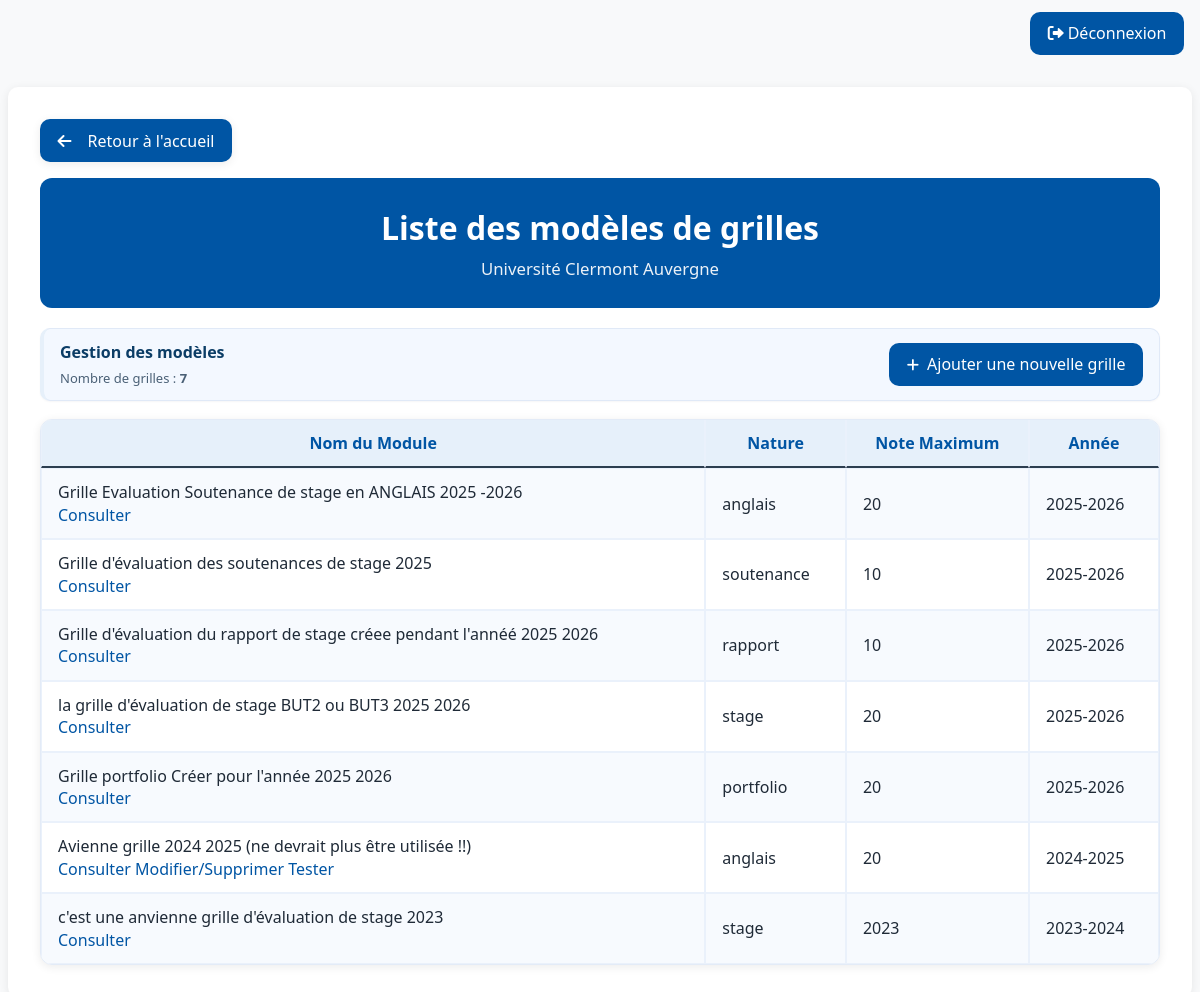
The app's page /soutenances/index.php?action=grids (signed in) with its own data.
### tables this page shows
CREATE TABLE `modelesgrilleeval` (
  `IdModeleEval` smallint(6) NOT NULL,
  `natureGrille` enum('ANGLAIS','SOUTENANCE','RAPPORT','STAGE','PORTFOLIO') NOT NULL,
  `noteMaxGrille` float DEFAULT NULL CHECK (`noteMaxGrille` > 0),
  `nomModuleGrilleEvaluation` varchar(80) NOT NULL,
  `anneeDebut` smallint(6) NOT NULL
);

### soutenances/controllers/GridController.php (called while the page is built, shortened)
<?php
require_once("models/GridModel.php");
function indexGrid($pdo) {
    require("views/grid/grid.php");
}
?>

### soutenances/models/GridModel.php (called while the page is built, shortened)
<?php
function getAllGrids($pdo) {
    $sql = "SELECT m.idModeleEval AS id, m.natureGrille AS nature, m.nomModuleGrilleEvaluation AS nom,
                   m.noteMaxGrille AS note_max, CONCAT(m.anneeDebut, '-', m.anneeDebut + 1) AS annee,
                   COALESCE(e1.cnt, 0) + COALESCE(e2.cnt, 0) + COALESCE(e3.cnt, 0) + COALESCE(e4.cnt, 0) + COALESCE(e5.cnt, 0) AS nb_utilisations
            FROM ModelesGrilleEval m
            LEFT JOIN (SELECT IdModeleEval, COUNT(*) as cnt FROM EvalStage GROUP BY IdModeleEval) e1 ON m.idModeleEval = e1.IdModeleEval
            LEFT JOIN (SELECT IdModeleEval, COUNT(*) as cnt FROM EvalRapport GROUP BY IdModeleEval) e2 ON m.idModeleEval = e2.IdModeleEval
            LEFT JOIN (SELECT IdModeleEval, COUNT(*) as cnt FROM EvalSoutenance GROUP BY IdModeleEval) e3 ON m.idModeleEval = e3.IdModeleEval
            LEFT JOIN (SELECT IdModeleEval, COUNT(*) as cnt FROM EvalPortfolio GROUP BY IdModeleEval) e4 ON m.idModeleEval = e4.IdModeleEval
            LEFT JOIN (SELECT IdModeleEval, COUNT(*) as cnt FROM EvalAnglais GROUP BY IdModeleEval) e5 ON m.idModeleEval = e5.IdModeleEval
            ORDER BY m.anneeDebut DESC, m.natureGrille";
    $results = $pdo->query($sql)->fetchAll(PDO::FETCH_ASSOC);
    foreach ($results as $key => $grid) {
        if (isset($grid['nature'])) {
            $results[$key]['nature'] = convertNatureFromDB($grid['nature']);
        }
    }
    return $results;
}
function convertNatureFromDB($natureDB) {
    $mapping = ['ANGLAIS ' => 'anglais', 'SOUTENANCE' => 'soutenance', 'RAPPORT' => 'rapport', ' STAGE' => 'stage', ' PORTFOLIO' => 'portfolio'];
    return $mapping[$natureDB] ?? strtolower(trim($natureDB));
}
?>

### soutenances/views/grid/grid.php (the view, shortened to what this page needs)
<!DOCTYPE html>
<html>
<head>
    <link rel="stylesheet" href="assets/css/style.css?v=<?php echo time(); ?>">
    <link rel="stylesheet" href="assets/style/style.css">
    <link rel="stylesheet" href="https://cdnjs.cloudflare.com/ajax/libs/font-awesome/6.0.0/css/all.min.css">
</head>
<body>
    <?php if (isset($_SESSION['user_info'])): ?>
    <div class="topbar">
        <a href="index.php?action=logout" class="btn btn-uca"><i class="fas fa-sign-out-alt me-1"></i>Déconnexion</a>
    </div>
    <?php endif; ?>
    <div class="container-main">
        <div class="page-actions">
                <a class="btn-back" href="index.php?action=accueil">Retour à l'accueil</a>
        </div>
        <div class="page-header">
            <h1>Liste des modèles de grilles</h1>
            <p class="subtitle">Université Clermont Auvergne</p>
        </div>
        <div class="cta-card">
            <div class="cta-text">
                <span class="cta-title">Gestion des modèles</span>
                <span class="cta-sub">Nombre de grilles&nbsp;: <strong><?php $grids = getAllGrids($pdo); echo count($grids); ?></strong></span>
            </div>
            <div class="cta-actions">
                <a href="index.php?action=add" class="btn btn-uca btn-add"><i class="fa fa-plus"></i>Ajouter une nouvelle grille</a>
            </div>
        </div>
        <div class="table-card" style="margin-top: 8px;">
            <div class="table-responsive">
        <?php if (!empty($grids) && is_array($grids)): ?>
            <table class="table table-striped table-bordered align-middle mb-0">
                <thead>
                    <tr>
                        <th>Nom du Module</th>
                        <th>Nature</th>
                        <th>Note Maximum</th>
                        <th>Année</th>
                    </tr>
                </thead>
                <tbody>
                    <?php foreach ($grids as $grid): ?>
                        <tr>
                            <td>
                                <?php echo htmlspecialchars($grid['nom'] ?? 'N/A'); ?>
                                <div class="margin-top">
                                    <a href="index.php?action=consulter&id=<?php echo urlencode($grid['id']); ?>&nom=<?php echo urlencode($grid['nom']); ?>"
                                       class="btn-small btn-consult">Consulter</a>
                                    <?php if (isset($grid['nb_utilisations']) && $grid['nb_utilisations'] == 0): ?>
                                        <a href="index.php?action=modify&id=<?php echo urlencode($grid['id']); ?>"
                                           class="btn-small btn-modify">Modifier/Supprimer</a>
                                        <a href="index.php?action=tester&id=<?php echo urlencode($grid['id']); ?>&nom=<?php echo urlencode($grid['nom']); ?>"
                                           class="btn-small btn-test">Tester</a>
                                    <?php endif; ?>
                                </div>
                            </td>
                            <td><?php echo htmlspecialchars($grid['nature'] ?? 'N/A'); ?></td>
                            <td><?php echo htmlspecialchars($grid['note_max'] ?? 'N/A'); ?></td>
                            <td><?php echo htmlspecialchars($grid['annee'] ?? 'N/A'); ?></td>
                        </tr>
                    <?php endforeach; ?>
                </tbody>
            </table>
        <?php endif; ?>
        </div>
        </div>
    </div>
</body>
</html>

### soutenances/assets/style/style.css (style rules this page uses)
:root { --uca-blue:#0055a4; --uca-light-blue:#e6f0fa; --uca-dark-blue:#003366; --uca-bg:#f8f9fa; --uca-text:#1f2a37; --card-shadow:0 2px 10px rgba(0,0,0,.08); --uca-field-width: 720px; }
html,body { height:100%; }
body { background:var(--uca-bg); color:var(--uca-text); font-family:'Segoe UI', Tahoma, Geneva, Verdana, sans-serif; line-height:1.4; }
.container-main { background:#fff; border-radius:10px; box-shadow:var(--card-shadow); padding:2rem; margin:2rem auto; max-width:1200px; }
.page-header { background: var(--uca-blue); color:#fff; padding:1.75rem; border-radius:12px; margin-bottom:1.25rem; text-align:center; }
.page-header h1,.page-header h2,.page-header h3 { color:#fff; margin:0 0 .35rem; font-weight:700; }
.page-header .subtitle { color: rgba(255,255,255,.92); margin:0; font-size:1.05rem; }
.btn-uca { background:var(--uca-blue); border:none; color:#fff; padding:.65rem 1.1rem; border-radius:10px; font-weight:400; transition:all .2s ease; text-decoration:none; }
.table thead th { border-top:none; font-weight:600; color:var(--uca-blue); background-color: var(--uca-light-blue); border-bottom: 2px solid #2c3e50; }
.table-striped tbody tr:nth-of-type(odd) { background-color:#f7fafe; }
h1, h2, h3 { color: var(--uca-blue); font-weight: 600; }
a { color: var(--uca-blue); text-decoration: none; }
.topbar { max-width:1200px; margin:12px auto 0; padding:0 8px; display:flex; align-items:center; justify-content:space-between; }
.page-actions { display:flex; align-items:center; justify-content:flex-start; gap:.75rem; margin:0 0 1rem; }
.btn-back { display:inline-flex; align-items:center; gap:.5rem; background:var(--uca-blue); color:#fff; border:none; border-radius:10px; padding:.65rem 1.1rem; font-weight:700; text-decoration:none; box-shadow: var(--card-shadow); }
.btn-back { font-weight:400; }
.btn-back::before { font-family: "Font Awesome 6 Free"; font-weight: 900; content: "\f060"; margin-right: .5rem; }
.table { width:100%; border-collapse: separate; border-spacing:0; }
.table td, .table th { padding:.75rem 1rem; vertical-align: middle; }
.table-bordered th, .table-bordered td { border:1px solid #eaf1fb; }
.table-card { background:#fff; border:1px solid #e3ebf7; border-radius:12px; box-shadow: var(--card-shadow); overflow:hidden; }
.table-card .table { margin-bottom:0; }
.table-card .table-bordered { border:0; border-radius:0; }
.me-1 { margin-right:.25rem; }

### soutenances/views/grid/grid.php (style rules this page uses)
.cta-card { display:flex;align-items:center;justify-content:space-between;gap:16px;background:#f3f8ff;border:1px solid #e0e9f7;border-left:4px solid var(--uca-light-blue,#2f80ed);border-radius:10px;padding:12px 16px;margin:12px 0 18px;box-shadow:0 1px 2px rgba(16,24,40,.04) }
.cta-card .cta-text { color:#0b3d66 }
.cta-card .cta-title { display:block;font-weight:600;margin-bottom:2px }
.cta-card .cta-sub { font-size:13px;color:#4a6076 }
.cta-actions { display:flex;align-items:center;gap:10px }
.btn-add { display:inline-flex;align-items:center;gap:8px }
.btn-add .fa { font-size:14px }

### records on screen
modelesgrilleeval: nomModuleGrilleEvaluation "Grille Evaluation Soutenance de stage en ANGLAIS 2025 -2026", nature "anglais", noteMaxGrille "20", annee "2025-2026"
modelesgrilleeval: nomModuleGrilleEvaluation "Grille d'évaluation des soutenances de stage 2025", nature "soutenance", noteMaxGrille "10", annee "2025-2026"
modelesgrilleeval: nomModuleGrilleEvaluation "Grille d'évaluation du rapport de stage créee pendant l'annéé 2025 2026", nature "rapport", noteMaxGrille "10", annee "2025-2026"
modelesgrilleeval: nomModuleGrilleEvaluation "la grille d'évaluation de stage BUT2 ou BUT3 2025 2026", nature "stage", noteMaxGrille "20", annee "2025-2026"
modelesgrilleeval: nomModuleGrilleEvaluation "Grille portfolio Créer pour l'année 2025 2026", nature "portfolio", noteMaxGrille "20", annee "2025-2026"
modelesgrilleeval: nomModuleGrilleEvaluation "Avienne grille 2024 2025 (ne devrait plus être utilisée !!)", nature "anglais", noteMaxGrille "20", annee "2024-2025"
modelesgrilleeval: nomModuleGrilleEvaluation "c'est une anvienne grille d'évaluation de stage 2023", nature "stage", noteMaxGrille "2023", annee "2023-2024"

### other values on screen
count($grids) "7"
